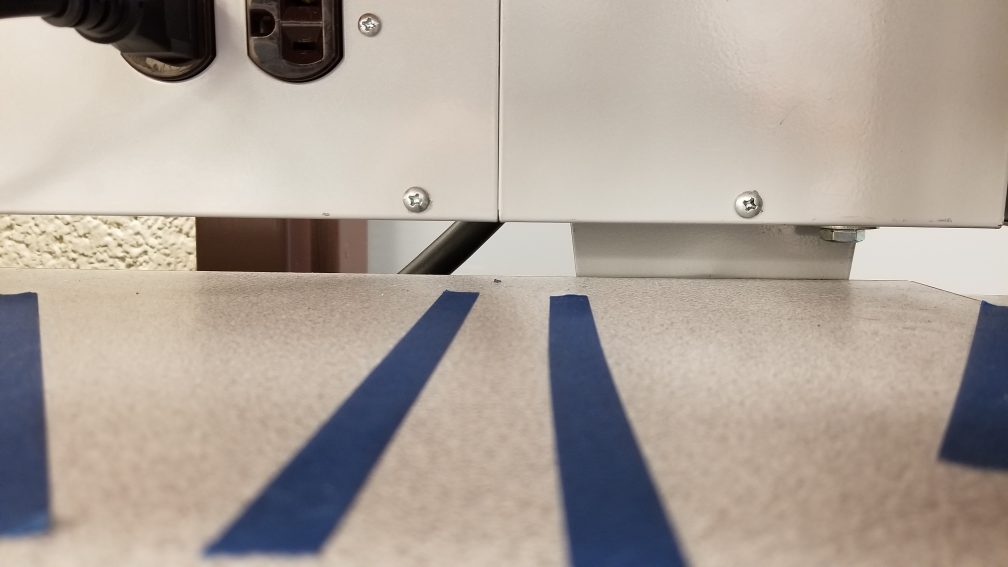
#> input picture LaneDetectionSandbox/20191017_113252.jpg, 4032 x 2268 px (shown at 1/4 size)
$ python -i road_detection.py   (imports and definitions only)
#> lines starting #> are read from the running program, lines starting #| are printed output that depends on the picture; after the words box and inside, x2 and y2 are one past the last pixel; in counts of white or black regions, pixels touching at a corner belong together
#> further down, picture is the input picture: shape (2268, 4032, 3); mean B, G, R 152.6, 161.7, 172.5
### LaneDetectionSandbox/color_detection.py
"""
Color Detection Script

If you run just this script, a demo will show white and yellow detection.

Author: redd
"""

import cv2


def thresholding(img, thresholds, invert):
    """
    Performs thresholding for color detection for each color channel (BRG)
    :param img: The image in which to search
    :param thresholds: The threshold values for a given color
    :param invert: Whether or not the channel must be inverted or not
    :return: The thresholded image
    """
    blue_threshold = thresholds[0]
    red_threshold = thresholds[1]
    green_threshold = thresholds[2]

    blue_invert = invert[0]
    red_invert = invert[1]
    green_invert = invert[2]

    imgb = cv2.threshold(cv2.extractChannel(img, 0), blue_threshold, 255, cv2.THRESH_BINARY)[1]
    imgr = cv2.threshold(cv2.extractChannel(img, 1), red_threshold, 255, cv2.THRESH_BINARY)[1]
    imgg = cv2.threshold(cv2.extractChannel(img, 2), green_threshold, 255, cv2.THRESH_BINARY)[1]

    if blue_invert:
        imgb = cv2.bitwise_not(imgb)

    if red_invert:
        imgr = cv2.bitwise_not(imgr)

    if green_invert:
        imgg = cv2.bitwise_not(imgg)

    return cv2.bitwise_and(imgb, cv2.bitwise_and(imgr, imgg))


def detect_color(img, color):
    """
    Returns a matrix with the given color
    :param img: The image in which to look for a color
    :param color: The color to find
    :return: The image where white indicates that color is in that part of the image.
    """
    if color == "yellow":
        return thresholding(img, (200, 120, 130), (True, False, False))
    elif color == "white":
        return thresholding(img, (200, 120, 130), (False, False, False))
    # elif color == "blue":
    #     return thresholding(img, (120, 200, 200), (False, True, True))


# [29 lines left out: function detect_hue, not called in this run]


# [9 lines that do not run on import are left out]

### LaneDetectionSandbox/road_detection.py
"""
A class to detect roads in an image
Author: redd
"""

import cv2
import numpy as np
import road_detection_params as rdp
import color_detection as cd


class RoadDetection:
    """
    This class will read an image and return the image after finding the road
    """

    def __init__(self):
        """
        Constructor
        """
        # create a bunch of variables to store information about the detection
        self.img = 0  # stores the original image
        self.imggray = 0  # stores grayscale version of image
        self.imgedges = 0  # stores the edges of the image
        self.imglanes = 0  # stores the lanes of the image
        self.imgHSV = 0  # stores the image in HSV

        self.imgloaded = False  # indicates that an image has been loaded
        self.imgedgescalcd = False  # indicates that the image edges have been calculated
        self.lanesdetected = False  # indicates that lanes have been detected

    def load_image(self, frame, imgFromRealSense=False):
        """
        Loads the image given a string
        """
#> called with imgFromRealSense = False
        self.img = frame  # read the image in

        if imgFromRealSense:
            self.remove_dark_bands()

        self.imglanes = cv2.copyTo(self.img, None, dst=None)
        self.imggray = cv2.cvtColor(self.img, cv2.COLOR_BGR2GRAY)
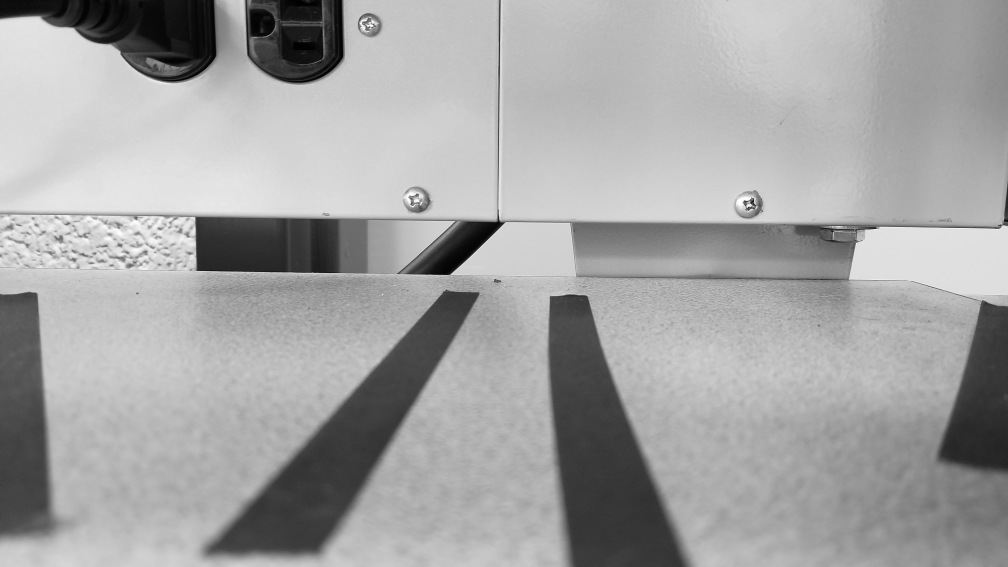
#> self.imggray: shape (2268, 4032) (shown at 1/4 size); min 0, max 255, mean 163.9
        self.imgHSV = cv2.cvtColor(self.img, cv2.COLOR_BGR2HSV)
#> self.imgHSV: shape (2268, 4032, 3); mean H, S, V 26.9, 48.5, 176.8
        self.imgloaded = True

    # [238 lines left out: functions get_image, show_image, show_brg, show_hsv, find_edges, show_edges and 3 more, not called in this run]

    def find_straight_road_2(self, frame, imgFromRealSense=False):
        """
        A modified algorithm ffor finding straight roads.
        :param file:
        :param imgFromRealSense:
        :return:
        """
        # load the image
        self.load_image(frame, imgFromRealSense=imgFromRealSense)

        # Take bottom half of image
        imghalf = self.img[int(self.img.shape[0] / 2):(self.img.shape[0]), 0:(self.img.shape[1])]  # first index contains y values, second index contains x values
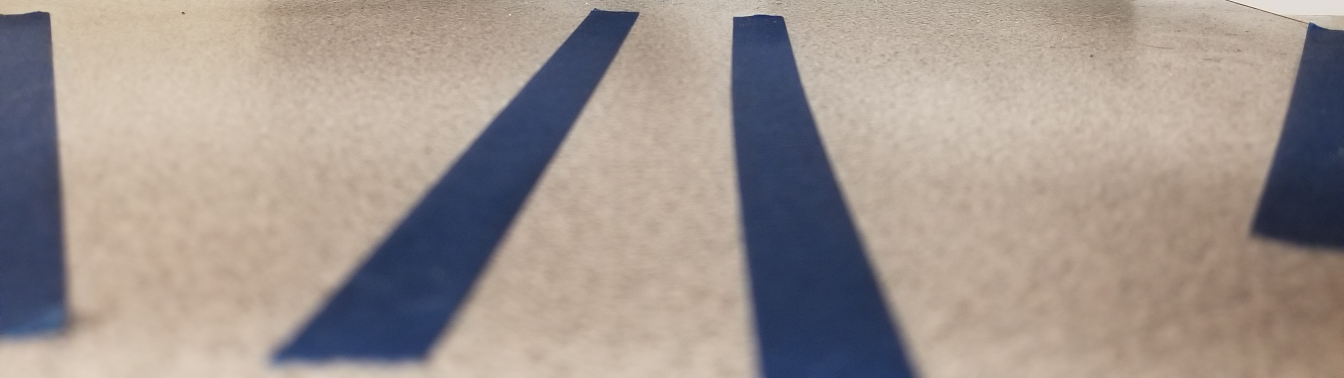
#> imghalf: shape (1134, 4032, 3) (shown at 1/3 size); mean B, G, R 142.6, 149, 160.2

        # Find white and yellow channels
        imgy = cd.detect_color(imghalf, "yellow")
#> in thresholding, `imgb = cv2.threshold(cv2.extractChannel(img, 0), blue_threshold, 255, ..`:
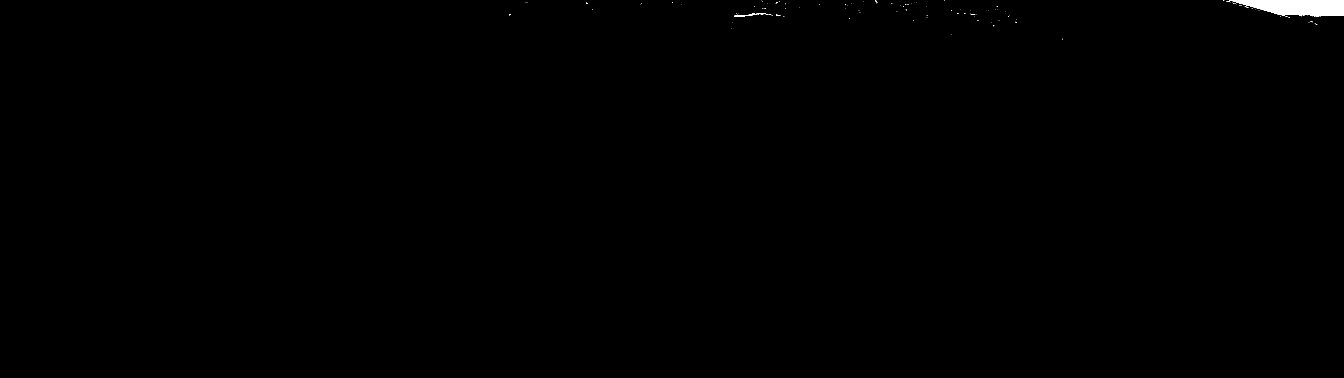
#> imgb: shape (1134, 4032) (shown at 1/3 size); 0.28% white; 108 white regions (105 under 20 px), largest, box (x1, y1, x2, y2) and area: (3687, 0, 4032, 47) 12177, (2202, 39, 2303, 50) 237, (3935, 47, 3958, 49) 28
#> in thresholding, `imgr = cv2.threshold(cv2.extractChannel(img, 1), red_threshold, 255, c..`: imgr: shape (1134, 4032); 77.2% white; 1623 black regions (1594 under 20 px), largest, box (x1, y1, x2, y2) and area: (2193, 44, 2763, 1134) 346952, (821, 24, 1918, 1090) 333470, (3737, 67, 4032, 1037) 181331
#> in thresholding, `imgg = cv2.threshold(cv2.extractChannel(img, 2), green_threshold, 255,..`:
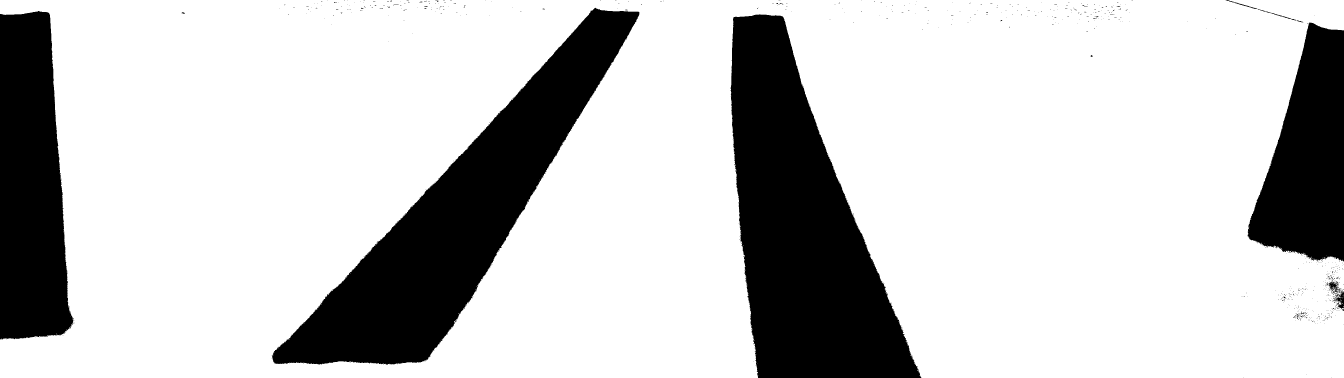
#> imgg: shape (1134, 4032) (shown at 1/3 size); 78.1% white; 759 black regions (745 under 20 px), largest, box (x1, y1, x2, y2) and area: (2192, 43, 2764, 1134) 349940, (815, 23, 1918, 1095) 337524, (0, 33, 221, 1018) 175200
#> in thresholding, `return cv2.bitwise_and(imgb, cv2.bitwise_and(imgr, imgg))`:
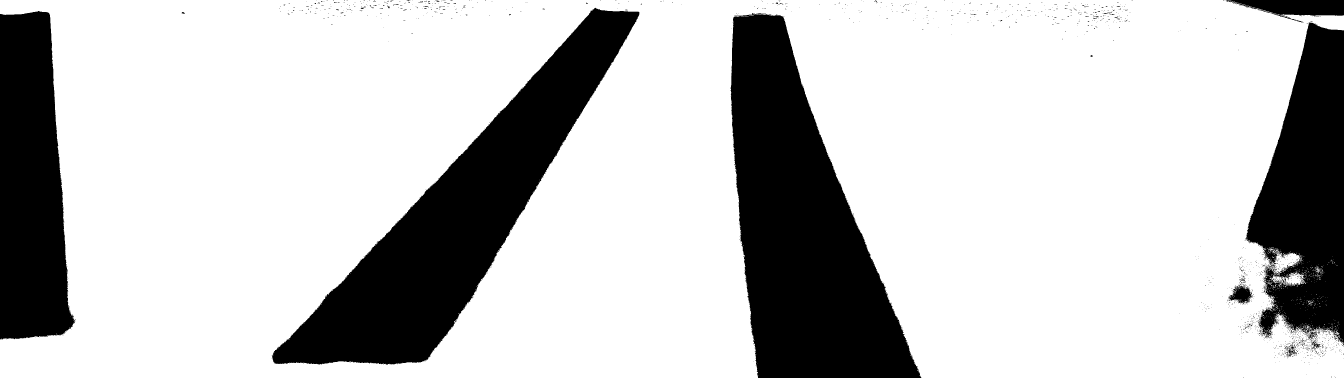
#> returned value: shape (1134, 4032) (shown at 1/3 size); 76.7% white; 1694 black regions (1665 under 20 px), largest, box (x1, y1, x2, y2) and area: (2192, 39, 2764, 1134) 350204, (815, 23, 1918, 1095) 337711, (3737, 67, 4032, 1037) 181457
        #imgy = cd.detect_hue(imghalf, "yellow")
        imgw = cd.detect_color(imghalf, "white")
        #imgw = cd.detect_hue(imghalf, "white")

        # Calculate edges
        imgye = cv2.Canny(imgy,
                            rdp.EDGE_LOW_THRESHOLD_DEFAULT,
                            rdp.EDGE_HIGH_THRESHOLD_DEFAULT,
                            edges=rdp.EDGE_TYPE,
                            apertureSize=rdp.EDGE_APERTURE_DEFAULT,
                            L2gradient=rdp.EDGE_L2GRADIENT)
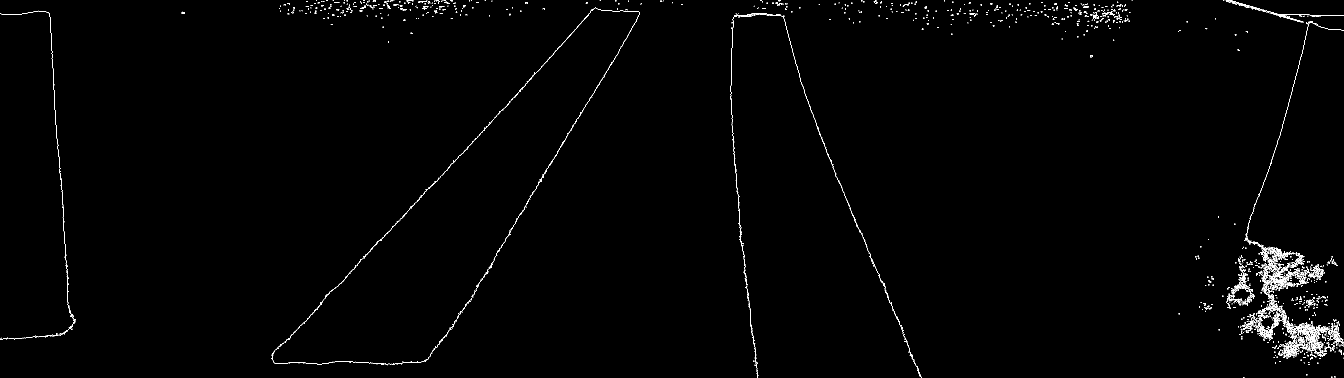
#> imgye: shape (1134, 4032) (shown at 1/3 size); 0.64% white in thin lines or dots
        imgwe = cv2.Canny(imgw,
                            rdp.EDGE_LOW_THRESHOLD_DEFAULT,
                            rdp.EDGE_HIGH_THRESHOLD_DEFAULT,
                            edges=rdp.EDGE_TYPE,
                            apertureSize=rdp.EDGE_APERTURE_DEFAULT,
                            L2gradient=rdp.EDGE_L2GRADIENT)
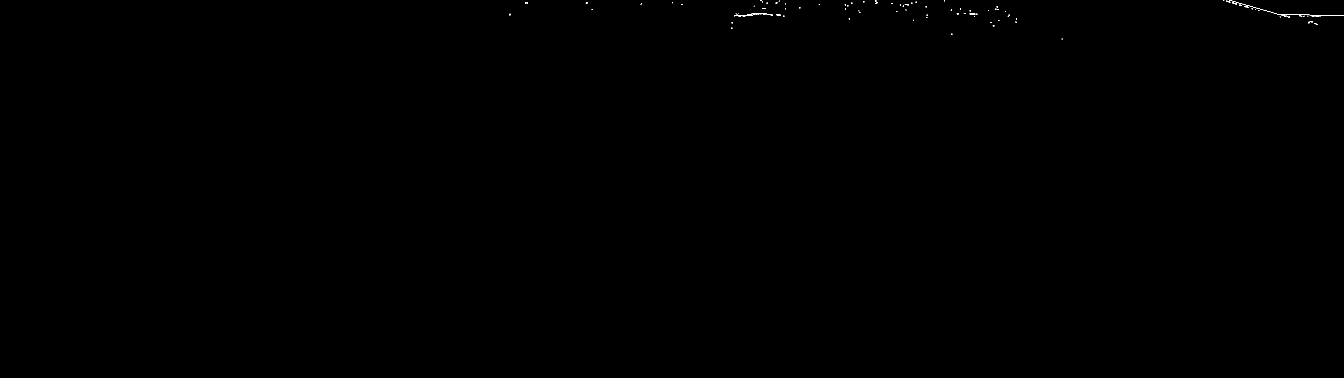
#> imgwe: shape (1134, 4032) (shown at 1/3 size); 0.03% white in thin lines or dots, all inside (x1, y1, x2, y2) = (1527, 0, 4032, 119)


        try:
            # Find left lane marker
            leftlines = cv2.HoughLines(imgye, 2, np.pi / 180, 50, min_theta=0.5 * np.pi / 4, max_theta=1.5 * np.pi / 4)
#> leftlines = 1170 rows, first 8: [1332, 0.742], [1322, 0.759], [1664, 0.55], [1672, 0.532], [1350, 0.724], [1326, 0.742], [2368, 1.14], [3746, 0.532]
            leftline = np.mean(leftlines, 0)  # takes average of all lines found
#> leftline = [[3098, 0.777]]
            leftline = np.mean(leftline, 0)  # leftline is a list in a list, so this gets rid of the outer list
#> leftline = [3098, 0.777]

            # Find right lane marker
            rightlines = cv2.HoughLines(imgwe, 2, np.pi / 180, 80, min_theta=2.5 * np.pi / 4, max_theta=3.5 * np.pi / 4)
#> rightlines = None
            rightline = np.mean(rightlines, 0)  # takes average of all lines found
            rightline = np.mean(rightline, 0)  # rightline is a list in a list, so this gets rid of the outer list

            # Add lines to image
            # Show left lane boundary
            imgdummy = cv2.copyTo(self.img, None, dst=None)
            #self.show_lines_on_image(imgdummy, np.mean(leftlines, 1), offset=imgye.shape[0])
            self.show_line_on_image(self.imglanes, leftline[0], leftline[1], offset=imgye.shape[0])
            blank_image_1 = np.zeros(shape=self.imglanes.shape, dtype=np.uint8)
            self.show_line_on_image(blank_image_1, leftline[0], leftline[1], offset=imgye.shape[0])

            # Show right lane boundary
            imgdummy = cv2.copyTo(self.img, None, dst=None)
            #self.show_lines_on_image(imgdummy, np.mean(rightlines, 1), offset=imgwe.shape[0])
            self.show_line_on_image(self.imglanes, rightline[0], rightline[1], offset=imgwe.shape[0])
            blank_image_2 = np.zeros(shape=self.imglanes.shape, dtype=np.uint8)
            self.show_line_on_image(blank_image_2, rightline[0], rightline[1], offset=imgwe.shape[0])

            # Find vanishing point
            intercept = cv2.bitwise_and(blank_image_1, blank_image_2)  # finds the intersection of the two lines
            non_zero = np.mean(np.mean(cv2.findNonZero(cv2.cvtColor(intercept, cv2.COLOR_BGR2GRAY)), 0),
                               0)  # calculate midpoint of intersection

            # Add trajectory line to image
            cv2.line(self.imglanes, (int(self.imglanes.shape[1] / 2), int(self.imglanes.shape[0])),
                     (int(non_zero[0]), int(non_zero[1])), (0, 255, 0), thickness=2)

            # Show images
            cv2.imshow('Line', self.imglanes)

        except:
            cv2.imshow('Line', self.imglanes)

        # self.lanesdetected = True

    # [235 lines left out: functions show_lines_on_image, show_line_on_image, remove_dark_bands, horizontal_segment_image, curved_road, curved_road_2, not called in this run]


# [18 lines of commented-out code are left out]

>>> import cv2
>>> picture = cv2.imread('20191017_113252.jpg')
>>> result = RoadDetection().find_straight_road_2(picture)
